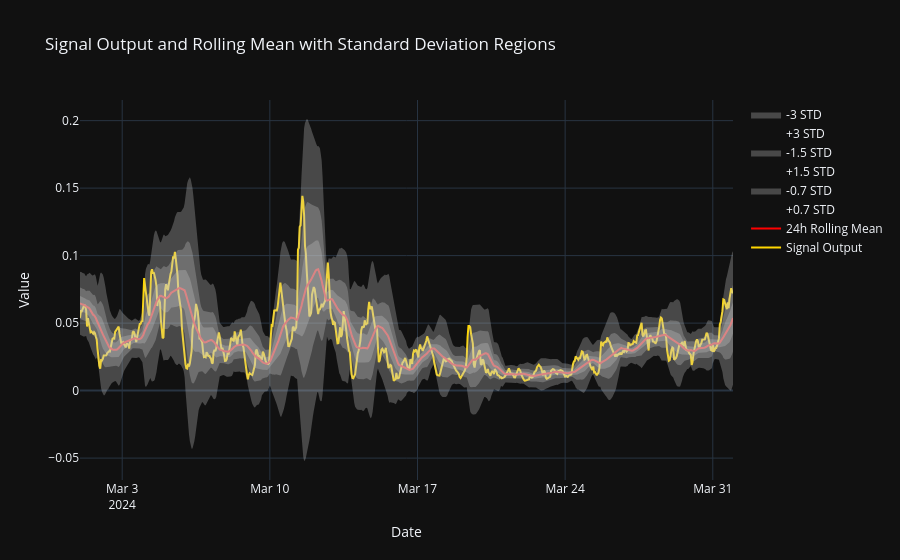

Notebook source saved alongside this figure:
### Code cell
# The directory where your CSV files are stored
data_directory = 'E:\SignalModel\monthly_dataset_2024_03.csv'

# Load the CSV data into a pandas DataFrame
data = pd.read_csv(data_directory, parse_dates=False)
data['datetime'] =pd.to_datetime(data['datetime'], yearfirst=True)

fig=go.Figure()

fig.add_trace(go.Scatter(x=data.datetime, y=data['sigai_output'], mode='lines', name='Signal Output'))
fig.add_trace(go.Scatter(x=data.datetime, y=data['rolling_mean'], mode='lines', name='24h Rolling Mean'))

# Standard Deviation Areas
fig.add_trace(go.Scatter(x=data.datetime, y=data['upper_0.7std'], mode='lines', name='+0.7 STD', line=dict(width=0)))
fig.add_trace(go.Scatter(x=data.datetime, y=data['lower_0.7std'], mode='lines', name='-0.7 STD', fill='tonexty', line=dict(width=0)))

fig.add_trace(go.Scatter(x=data.datetime, y=data['upper_1.5std'], mode='lines', name='+1.5 STD', line=dict(width=0)))
fig.add_trace(go.Scatter(x=data.datetime, y=data['lower_1.5std'], mode='lines', name='-1.5 STD', fill='tonexty', line=dict(width=0)))

fig.add_trace(go.Scatter(x=data.datetime, y=data['upper_3std'], mode='lines', name='+3 STD', line=dict(width=0)))
fig.add_trace(go.Scatter(x=data.datetime, y=data['lower_3std'], mode='lines', name='-3 STD', fill='tonexty', line=dict(width=0)))

# Update line colors by accessing the traces and updating the 'line.color' property
for trace in fig.data:
    if trace.name == "-3 STD" or trace.name == "+3 STD":
        trace.line.color = 'rgba(255,0,0,0.5)'  # Red with some transparency for 3 STD lines
    elif trace.name == "-1.5 STD" or trace.name == "+1.5 STD":
        trace.line.color = 'rgba(0,255,0,0.5)'  # Green with some transparency for 2 STD lines
    elif trace.name == "-0.7 STD" or trace.name == "+0.7 STD":
        trace.line.color = 'rgba(0,0,255,0.5)'  # Blue with some transparency for 1 STD lines
    elif trace.name == "24h Rolling Mean":
        trace.line.color = 'red'  # Solid black for the rolling mean
    elif trace.name == "Signal Output":
        trace.line.color = 'gold'  # Solid gold for the signal output

# Update the fill color by setting 'fillcolor' in the case of filled areas
for trace in fig.data:
    if 'fill' in trace:
        trace.fillcolor = 'rgba(200,200,200,0.3)'  # Light grey fill with some transparency

fig.update_layout(title='Signal Output and Rolling Mean with Standard Deviation Regions', xaxis_title='Date', yaxis_title='Value')

# Display the figure
fig.show()

### Figure 1 — Plotly figure (JSON) as saved in the notebook; plotly's stock layout.template omitted (floating-point values rounded to 4 significant figures; data arrays with more than 128 entries replaced by an {"elided": "..."} marker saying what was removed)
{"data": [{"mode": "lines", "name": "Signal Output", "x": {"elided": "744 str values"}, "y": {"elided": "744 float values"}, "type": "scatter", "line": {"color": "gold"}, "fillcolor": "rgba(200,200,200,0.3)"}, {"mode": "lines", "name": "24h Rolling Mean", "x": {"elided": "744 str values"}, "y": {"elided": "744 float values"}, "type": "scatter", "line": {"color": "red"}, "fillcolor": "rgba(200,200,200,0.3)"}, {"line": {"width": 0, "color": "rgba(0,0,255,0.5)"}, "mode": "lines", "name": "+0.7 STD", "x": {"elided": "744 str values"}, "y": {"elided": "744 float values"}, "type": "scatter", "fillcolor": "rgba(200,200,200,0.3)"}, {"fill": "tonexty", "line": {"width": 0, "color": "rgba(0,0,255,0.5)"}, "mode": "lines", "name": "-0.7 STD", "x": {"elided": "744 str values"}, "y": {"elided": "744 float values"}, "type": "scatter", "fillcolor": "rgba(200,200,200,0.3)"}, {"line": {"width": 0, "color": "rgba(0,255,0,0.5)"}, "mode": "lines", "name": "+1.5 STD", "x": {"elided": "744 str values"}, "y": {"elided": "744 float values"}, "type": "scatter", "fillcolor": "rgba(200,200,200,0.3)"}, {"fill": "tonexty", "line": {"width": 0, "color": "rgba(0,255,0,0.5)"}, "mode": "lines", "name": "-1.5 STD", "x": {"elided": "744 str values"}, "y": {"elided": "744 float values"}, "type": "scatter", "fillcolor": "rgba(200,200,200,0.3)"}, {"line": {"width": 0, "color": "rgba(255,0,0,0.5)"}, "mode": "lines", "name": "+3 STD", "x": {"elided": "744 str values"}, "y": {"elided": "744 float values"}, "type": "scatter", "fillcolor": "rgba(200,200,200,0.3)"}, {"fill": "tonexty", "line": {"width": 0, "color": "rgba(255,0,0,0.5)"}, "mode": "lines", "name": "-3 STD", "x": {"elided": "744 str values"}, "y": {"elided": "744 float values"}, "type": "scatter", "fillcolor": "rgba(200,200,200,0.3)"}], "layout": {"title": {"text": "Signal Output and Rolling Mean with Standard Deviation Regions"}, "xaxis": {"title": {"text": "Date"}}, "yaxis": {"title": {"text": "Value"}}}}
